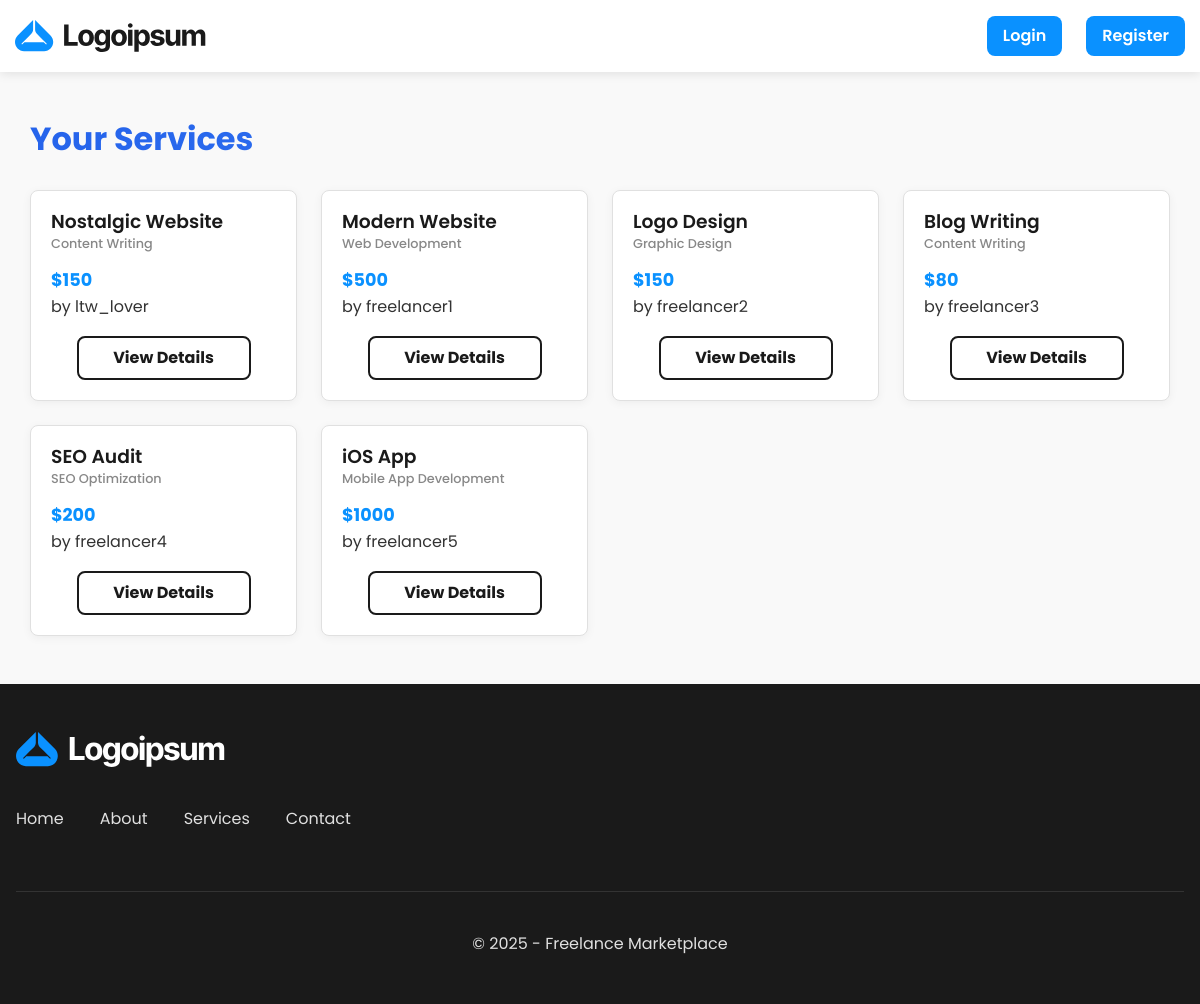
Before: /pages/services/list.php with the older database file.
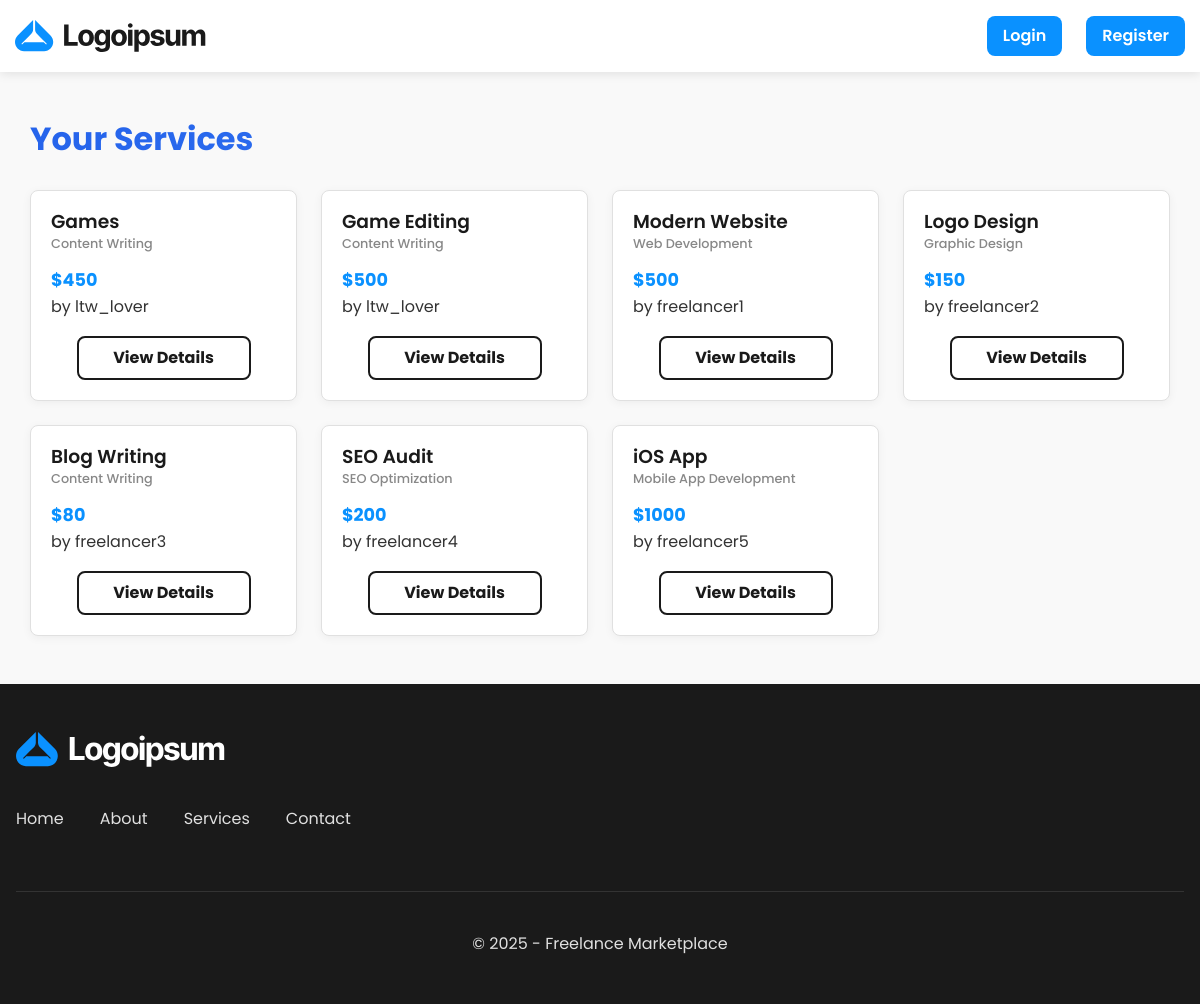
After: the same page with the newer database file.
### tables this page shows
CREATE TABLE Services (
    id INTEGER PRIMARY KEY AUTOINCREMENT,
    freelancer_id INTEGER NOT NULL,
    title TEXT NOT NULL,
    description TEXT NOT NULL,
    category_id INTEGER NOT NULL,
    price REAL NOT NULL,
    delivery_time INTEGER NOT NULL,
    created_at DATETIME DEFAULT CURRENT_TIMESTAMP,
    image_path TEXT,
    video_path TEXT,
    FOREIGN KEY (freelancer_id) REFERENCES Users(id),
    FOREIGN KEY (category_id) REFERENCES Categories(id)
);

CREATE TABLE Categories (
    id INTEGER PRIMARY KEY AUTOINCREMENT,
    name TEXT UNIQUE NOT NULL,
    description TEXT
);

### public/includes/utils.php (called while the page is built, shortened)
<?php
function isLoggedIn() {
    return isset($_SESSION['user_id']);
}
?>

### public/pages/services/list.php (the view, shortened to what this page needs)
<?php
require_once '../../includes/utils.php';
$db = getDB();
$categoryId = $_GET['category'] ?? null;
$query = "
    SELECT Services.*, Categories.name AS category_name, Users.username AS freelancer_name
    FROM Services
    JOIN Categories ON Services.category_id = Categories.id
    JOIN Users ON Services.freelancer_id = Users.id
";
$params = [];
$query .= " ORDER BY Services.created_at DESC";
$stmt = $db->prepare($query);
$stmt->execute($params);
$services = $stmt->fetchAll(PDO::FETCH_ASSOC);
include_once '../../templates/header.php';
?>
<div class="featured-services">
    <div class="container">
        <?php
        if ($categoryId) {
            $stmt = $db->prepare("SELECT name FROM Categories WHERE id = ?");
            $stmt->execute([$categoryId]);
            $category = $stmt->fetch(PDO::FETCH_ASSOC);
            if ($category) {
                echo '<h1 class="gradient-heading">' . htmlspecialchars($category['name']) . "</h1>";
            }
        } else{
            echo '<h1 class="gradient-heading">Your Services</h1>';
        }
        ?>
        <?php if (empty($services)): ?>
            <p>No services available yet. <?php if (!isLoggedIn()): ?>
                <a href="<?php echo SITE_URL; ?>/pages/register.php">Register</a> and be the first to offer your services!
            <?php else: ?>
                <a href="<?php echo SITE_URL; ?>/pages/services/add_job.php">Create a service</a> and be the first to offer your expertise!
            <?php endif; ?></p>
        <?php else: ?>
            <div class="services-grid">
                <?php foreach ($services as $service): ?>
                    <div class="service-card">
                        <h3><?php echo htmlspecialchars($service['title']); ?></h3>
                        <p class="service-category"><?php echo htmlspecialchars($service['category_name']); ?></p>
                        <p class="service-price">$<?php echo htmlspecialchars($service['price']); ?></p>
                        <p class="service-freelancer">by <?php echo htmlspecialchars($service['freelancer_name']); ?></p>
                        <a href="<?php echo SITE_URL; ?>/pages/services/view.php?id=<?php echo $service['id']; ?>" class="btn">View Details</a>
                    </div>
                <?php endforeach; ?>
            </div>
        <?php endif; ?>
    </div>
</div>
<?php include_once '../../templates/footer.php'; ?>

### public/templates/header.php (shortened to what this page needs)
<?php
require_once __DIR__ . '/../includes/utils.php';
?>
<!DOCTYPE html>
<html lang="en">
<head>
    <link rel="stylesheet" href="<?php echo SITE_URL; ?>/assets/css/style.css">
    <link rel="stylesheet" href="https://cdnjs.cloudflare.com/ajax/libs/font-awesome/6.4.0/css/all.min.css">
</head>
<body>
    <header>
        <div class="container">
            <a href="<?php echo SITE_URL; ?>/" class="site-title">
                <img src="<?php echo SITE_URL; ?>/assets/svgs/logo.svg" alt="Freelance Marketplace Logo" class="logo">
            </a>
            <nav>
                <ul>
                    <?php if(isLoggedIn()): ?>
                        <li><a href="<?php echo SITE_URL; ?>/pages/add_job.php" class="auth-link">Add Service</a></li>
                        <li><a href="<?php echo SITE_URL; ?>/pages/services/list.php">Your Services</a></li>
                        <li><a href="<?php echo SITE_URL; ?>/pages/profile.php">Profile</a></li>
                        <li><a href="<?php echo SITE_URL; ?>/pages/logout.php">Logout</a></li>
                    <?php else: ?>
                        <li><a href="<?php echo SITE_URL; ?>/pages/login.php" class="auth-link">Login</a></li>
                        <li><a href="<?php echo SITE_URL; ?>/pages/register.php" class="auth-link">Register</a></li>
                    <?php endif; ?>
                </ul>
            </nav>
        </div>
    </header>
    <main>
        <div class="container">

### public/templates/footer.php
        </div>
    </main>
    <footer id="footer-1390">
        <div class="cs-container">
            <div class="cs-top">
                <a aria-label="go back to home" class="cs-logo" href="<?php echo SITE_URL; ?>/">
                    <img class="cs-logo-img" loading="lazy" decoding="async" src="<?php echo SITE_URL; ?>/assets/svgs/logo-white.svg" alt="Freelance Marketplace Logo" width="209" height="40">
                </a>
                <ul class="cs-ul">
                    <li class="cs-li">
                        <a href="<?php echo SITE_URL; ?>/" class="cs-link">Home</a>
                    </li>
                    <li class="cs-li">
                        <a href="<?php echo SITE_URL; ?>/pages/about.php" class="cs-link">About</a>
                    </li>
                    <li class="cs-li">
                        <a href="<?php echo SITE_URL; ?>/pages/services/list.php" class="cs-link">Services</a>
                    </li>
                    <li class="cs-li">
                        <a href="<?php echo SITE_URL; ?>/pages/contact.php" class="cs-link">Contact</a>
                    </li>
                </ul>
            </div>
            <div class="cs-bottom">
                <span class="cs-copyright">
                    &copy; <?php echo date('Y'); ?> - <a href="<?php echo SITE_URL; ?>/" class="cs-copyright-link">Freelance Marketplace</a>
                </span>
            </div>
        </div>
    </footer>
</body>
</html>

Changed rows visible on the page:
removed services: title "Nostalgic Website", category.name "Content Writing", price "150", freelancer_name "ltw_lover"
added services: title "Games", category.name "Content Writing", price "450", freelancer_name "ltw_lover"
added services: title "Game Editing", category.name "Content Writing", price "500", freelancer_name "ltw_lover"
